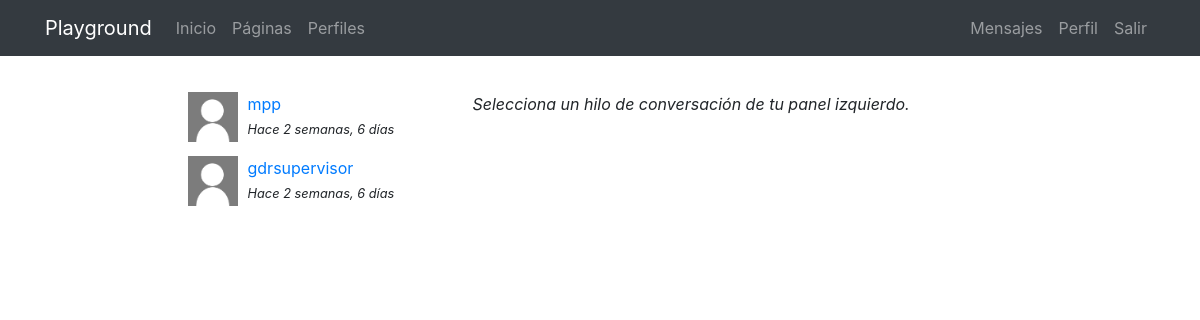
The app's page /messenger/ (signed in) with its own data.
### messenger/models.py (models this page shows)
class Thread(models.Model):
    users = models.ManyToManyField(User, related_name='threads')
    messages = models.ManyToManyField(Message)
    updated = models.DateTimeField(auto_now=True)
    objects = ThreadManager()
    class Meta:
        ordering = ['-updated']

class Message(models.Model):
    user = models.ForeignKey(User, on_delete=models.CASCADE)
    content = models.TextField()
    created_at = models.DateTimeField(auto_now_add=True)
    class Meta:
        ordering = ['created_at']

### messenger/views.py (the view)
# urls.py: path('', ThreadList.as_view(), name='list'),
@method_decorator(login_required, name='dispatch')
class ThreadList(TemplateView):
    template_name='messenger/thread_list.html'

### messenger/templates/messenger/thread_list.html (shortened to what this page needs)
{% extends 'core/base.html' %}
{% load static %}
{% block content %}
<main role="main">
  <div class="container">
    <div class="row mt-3">
      <div class="col-md-9 mx-auto mb-5">
        <div class="row">
          <div class="col-md-4">
            {% for thread in request.user.threads.all %}
              {% if thread.messages.all|length > 0 %}
                <div class="mb-3">
                  {% for user in thread.users.all %}
                    {% if user != request.user %}
                      {% if user.profile.avatar %}
                        <img src="{{user.profile.avatar.url}}" class="avatar">
                      {% else %}
                        <img src="{% static 'registration/img/no-avatar.jpg' %}" class="avatar">
                      {% endif %}
                      <div>
                        <a href="{% url 'messenger:detail' thread.pk %}">{{user}}</a><br>
                        <small><i>Hace {{thread.messages.last.created_at|timesince}}</i></small>
                      </div>
                    {% endif %}
                  {% endfor %}
                </div>
              {% endif %}
            {% endfor %}
          </div>
          <div class="col-md-8">
            <p><i>Selecciona un hilo de conversación de tu panel izquierdo.</i></p>
          </div>
        </div>
      </div>
    </div>
  </div>
</main>
{% endblock %}

### core/static/core/css/main.css (style rules this page uses)
main { padding-top: 20px; }
:root { --jumbotron-padding-y: 3rem; }

### messenger/templates/messenger/thread_list.html (style rules this page uses)
.avatar { width:50px; height:50px; float:left; margin-right:10px; }

### records on screen
Thread: messages.last.created_at "2 semanas, 6 días"
Thread: messages.last.created_at "2 semanas, 6 días"

### other values on screen
{{ user }} "mpp"
{{ user }} "gdrsupervisor"
